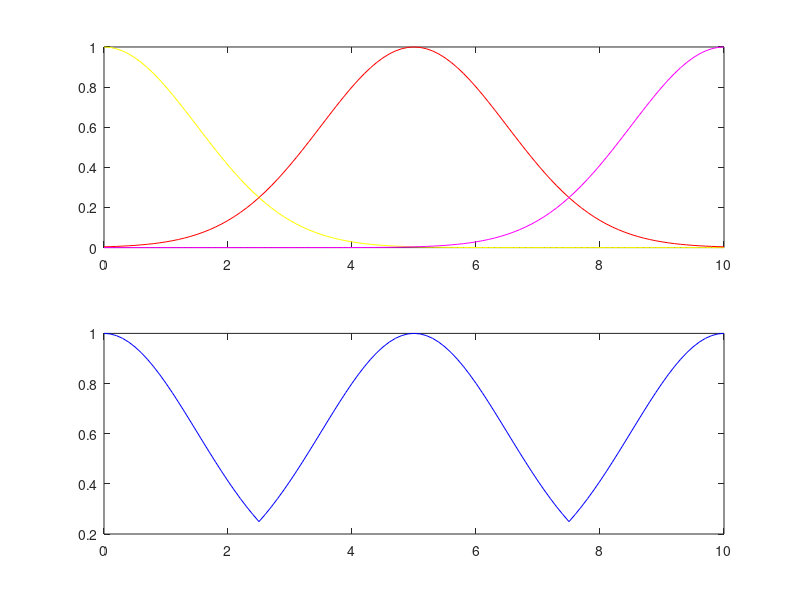

Recreate this plot in MATLAB.
clear all; clc

range = 0:0.1:10;

hold on

subplot(2,1,1);
low = gaussmf(range, [1.5 0]);
plot(range,low,'y'); hold on

okay = gaussmf(range, [1.5 5]);
plot(range,okay,'r'); hold on

high = gaussmf(range, [1.5 10]);
plot(range,high,'m'); hold on

subplot (2,1,2);
union_all = max(low, okay);
union_all = max(union_all, high);
plot(range,union_all,'b'); hold on

hold off